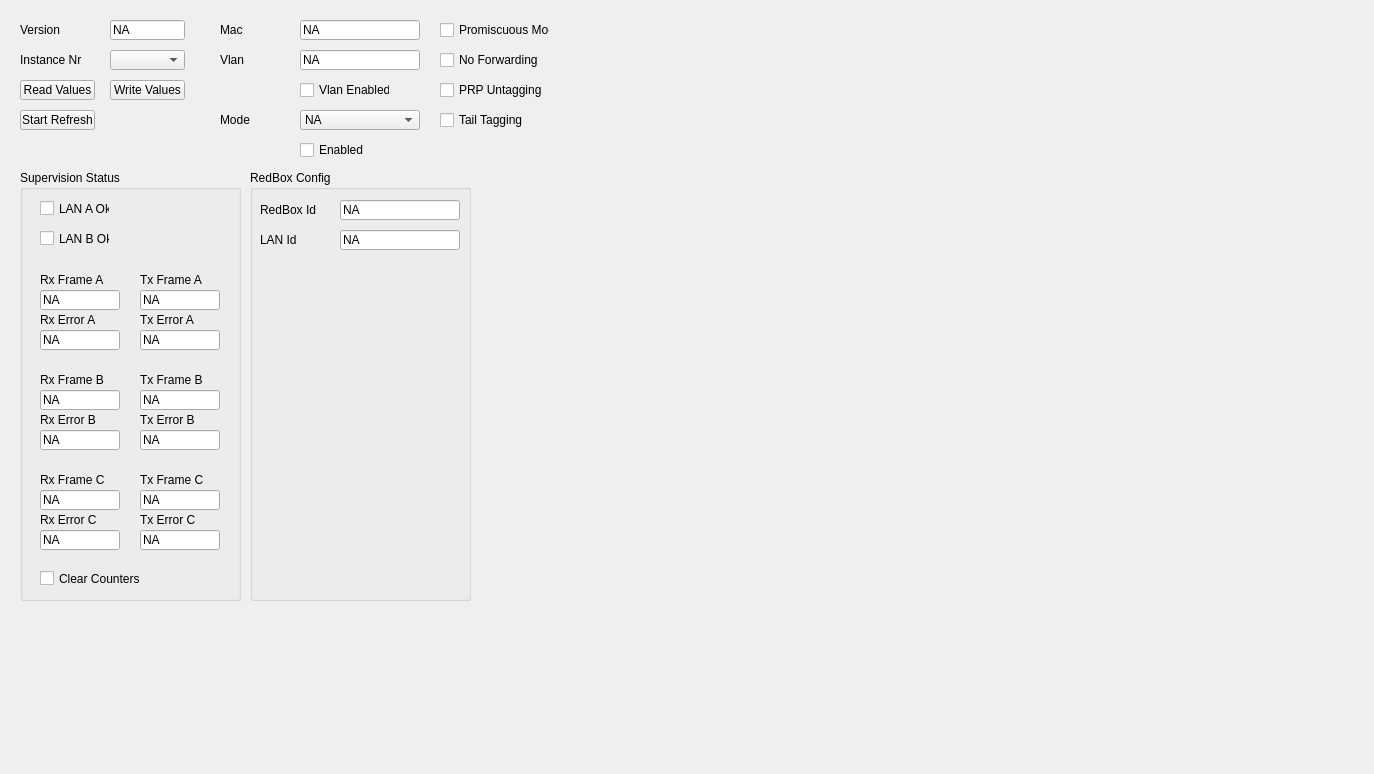
<?xml version="1.0" encoding="UTF-8"?>
<ui version="4.0">
 <class>Ucm_RedHsrPrpTab</class>
 <widget class="QWidget" name="Ucm_RedHsrPrpTab">
  <property name="geometry">
   <rect>
    <x>0</x>
    <y>0</y>
    <width>1374</width>
    <height>774</height>
   </rect>
  </property>
  <property name="windowTitle">
   <string>Form</string>
  </property>
  <widget class="QComboBox" name="RedHsrPrpModeValue">
   <property name="geometry">
    <rect>
     <x>300</x>
     <y>110</y>
     <width>120</width>
     <height>20</height>
    </rect>
   </property>
   <property name="autoFillBackground">
    <bool>false</bool>
   </property>
   <item>
    <property name="text">
     <string>NA</string>
    </property>
   </item>
   <item>
    <property name="text">
     <string>NO</string>
    </property>
   </item>
   <item>
    <property name="text">
     <string>PRP</string>
    </property>
   </item>
   <item>
    <property name="text">
     <string>HSR</string>
    </property>
   </item>
   <item>
    <property name="text">
     <string>HSR-PRP</string>
    </property>
   </item>
   <item>
    <property name="text">
     <string>HSR-HSR</string>
    </property>
   </item>
  </widget>
  <widget class="QCheckBox" name="RedHsrPrpVlanEnableCheckBox">
   <property name="geometry">
    <rect>
     <x>300</x>
     <y>80</y>
     <width>90</width>
     <height>20</height>
    </rect>
   </property>
   <property name="text">
    <string>Vlan Enabled</string>
   </property>
  </widget>
  <widget class="QPushButton" name="RedHsrPrpWriteValuesButton">
   <property name="geometry">
    <rect>
     <x>110</x>
     <y>80</y>
     <width>75</width>
     <height>20</height>
    </rect>
   </property>
   <property name="text">
    <string>Write Values</string>
   </property>
  </widget>
  <widget class="QLineEdit" name="RedHsrPrpVersionValue">
   <property name="enabled">
    <bool>true</bool>
   </property>
   <property name="geometry">
    <rect>
     <x>110</x>
     <y>20</y>
     <width>75</width>
     <height>20</height>
    </rect>
   </property>
   <property name="text">
    <string>NA</string>
   </property>
   <property name="readOnly">
    <bool>true</bool>
   </property>
  </widget>
  <widget class="QComboBox" name="RedHsrPrpInstanceComboBox">
   <property name="geometry">
    <rect>
     <x>110</x>
     <y>50</y>
     <width>75</width>
     <height>20</height>
    </rect>
   </property>
  </widget>
  <widget class="QPushButton" name="RedHsrPrpAutoRefreshButton">
   <property name="geometry">
    <rect>
     <x>20</x>
     <y>110</y>
     <width>75</width>
     <height>20</height>
    </rect>
   </property>
   <property name="text">
    <string>Start Refresh</string>
   </property>
  </widget>
  <widget class="QLabel" name="RedHsrPrpInstanceLabel">
   <property name="geometry">
    <rect>
     <x>20</x>
     <y>50</y>
     <width>80</width>
     <height>20</height>
    </rect>
   </property>
   <property name="text">
    <string>Instance Nr</string>
   </property>
  </widget>
  <widget class="QLabel" name="RedHsrPrpMacLabel">
   <property name="geometry">
    <rect>
     <x>220</x>
     <y>20</y>
     <width>80</width>
     <height>20</height>
    </rect>
   </property>
   <property name="text">
    <string>Mac</string>
   </property>
  </widget>
  <widget class="QLabel" name="RedHsrPrpVlanLabel">
   <property name="geometry">
    <rect>
     <x>220</x>
     <y>50</y>
     <width>80</width>
     <height>20</height>
    </rect>
   </property>
   <property name="text">
    <string>Vlan</string>
   </property>
  </widget>
  <widget class="QLineEdit" name="RedHsrPrpVlanValue">
   <property name="enabled">
    <bool>true</bool>
   </property>
   <property name="geometry">
    <rect>
     <x>300</x>
     <y>50</y>
     <width>120</width>
     <height>20</height>
    </rect>
   </property>
   <property name="text">
    <string>NA</string>
   </property>
  </widget>
  <widget class="QCheckBox" name="RedHsrPrpEnableCheckBox">
   <property name="geometry">
    <rect>
     <x>300</x>
     <y>140</y>
     <width>80</width>
     <height>20</height>
    </rect>
   </property>
   <property name="text">
    <string>Enabled</string>
   </property>
  </widget>
  <widget class="QLineEdit" name="RedHsrPrpMacValue">
   <property name="enabled">
    <bool>true</bool>
   </property>
   <property name="geometry">
    <rect>
     <x>300</x>
     <y>20</y>
     <width>120</width>
     <height>20</height>
    </rect>
   </property>
   <property name="text">
    <string>NA</string>
   </property>
  </widget>
  <widget class="QPushButton" name="RedHsrPrpReadValuesButton">
   <property name="geometry">
    <rect>
     <x>20</x>
     <y>80</y>
     <width>75</width>
     <height>20</height>
    </rect>
   </property>
   <property name="text">
    <string>Read Values</string>
   </property>
  </widget>
  <widget class="QLabel" name="RedHsrPrpVersionLabel">
   <property name="geometry">
    <rect>
     <x>20</x>
     <y>20</y>
     <width>80</width>
     <height>20</height>
    </rect>
   </property>
   <property name="text">
    <string>Version</string>
   </property>
  </widget>
  <widget class="QLabel" name="RedHsrPrpModeLabel">
   <property name="geometry">
    <rect>
     <x>220</x>
     <y>110</y>
     <width>80</width>
     <height>20</height>
    </rect>
   </property>
   <property name="text">
    <string>Mode</string>
   </property>
  </widget>
  <widget class="QGroupBox" name="RedHsrPrpSupervisionStatusGroupBox">
   <property name="geometry">
    <rect>
     <x>20</x>
     <y>170</y>
     <width>221</width>
     <height>431</height>
    </rect>
   </property>
   <property name="title">
    <string>Supervision Status</string>
   </property>
   <widget class="QCheckBox" name="RedHsrPrpLanACheckBox">
    <property name="enabled">
     <bool>true</bool>
    </property>
    <property name="geometry">
     <rect>
      <x>20</x>
      <y>30</y>
      <width>70</width>
      <height>17</height>
     </rect>
    </property>
    <property name="text">
     <string>LAN A Ok</string>
    </property>
    <property name="checkable">
     <bool>true</bool>
    </property>
   </widget>
   <widget class="QCheckBox" name="RedHsrPrpLanBCheckBox">
    <property name="geometry">
     <rect>
      <x>20</x>
      <y>60</y>
      <width>70</width>
      <height>17</height>
     </rect>
    </property>
    <property name="text">
     <string>LAN B Ok</string>
    </property>
    <property name="checkable">
     <bool>true</bool>
    </property>
   </widget>
   <widget class="QLabel" name="RedHsrPrpTxErrorCLabel">
    <property name="geometry">
     <rect>
      <x>120</x>
      <y>340</y>
      <width>70</width>
      <height>20</height>
     </rect>
    </property>
    <property name="text">
     <string>Tx Error C</string>
    </property>
   </widget>
   <widget class="QLineEdit" name="RedHsrPrpRxErrorCValue">
    <property name="enabled">
     <bool>true</bool>
    </property>
    <property name="geometry">
     <rect>
      <x>20</x>
      <y>360</y>
      <width>80</width>
      <height>20</height>
     </rect>
    </property>
    <property name="text">
     <string>NA</string>
    </property>
   </widget>
   <widget class="QLabel" name="RedHsrPrpTxFrameALabel">
    <property name="geometry">
     <rect>
      <x>120</x>
      <y>100</y>
      <width>70</width>
      <height>20</height>
     </rect>
    </property>
    <property name="text">
     <string>Tx Frame A</string>
    </property>
   </widget>
   <widget class="QLineEdit" name="RedHsrPrpRxFrameCValue">
    <property name="enabled">
     <bool>true</bool>
    </property>
    <property name="geometry">
     <rect>
      <x>20</x>
      <y>320</y>
      <width>80</width>
      <height>20</height>
     </rect>
    </property>
    <property name="text">
     <string>NA</string>
    </property>
   </widget>
   <widget class="QLabel" name="RedHsrPrpRxErrorBLabel">
    <property name="geometry">
     <rect>
      <x>20</x>
      <y>240</y>
      <width>70</width>
      <height>20</height>
     </rect>
    </property>
    <property name="text">
     <string>Rx Error B</string>
    </property>
   </widget>
   <widget class="QLabel" name="RedHsrPrpTxFrameCLabel">
    <property name="geometry">
     <rect>
      <x>120</x>
      <y>300</y>
      <width>70</width>
      <height>20</height>
     </rect>
    </property>
    <property name="text">
     <string>Tx Frame C</string>
    </property>
   </widget>
   <widget class="QLineEdit" name="RedHsrPrpTxErrorBValue">
    <property name="enabled">
     <bool>true</bool>
    </property>
    <property name="geometry">
     <rect>
      <x>120</x>
      <y>260</y>
      <width>80</width>
      <height>20</height>
     </rect>
    </property>
    <property name="text">
     <string>NA</string>
    </property>
   </widget>
   <widget class="QLabel" name="RedHsrPrpRxErrorALabel">
    <property name="geometry">
     <rect>
      <x>20</x>
      <y>140</y>
      <width>70</width>
      <height>20</height>
     </rect>
    </property>
    <property name="text">
     <string>Rx Error A</string>
    </property>
   </widget>
   <widget class="QLineEdit" name="RedHsrPrpRxFrameAValue">
    <property name="enabled">
     <bool>true</bool>
    </property>
    <property name="geometry">
     <rect>
      <x>20</x>
      <y>120</y>
      <width>80</width>
      <height>20</height>
     </rect>
    </property>
    <property name="text">
     <string>NA</string>
    </property>
   </widget>
   <widget class="QLineEdit" name="RedHsrPrpTxErrorAValue">
    <property name="enabled">
     <bool>true</bool>
    </property>
    <property name="geometry">
     <rect>
      <x>120</x>
      <y>160</y>
      <width>80</width>
      <height>20</height>
     </rect>
    </property>
    <property name="text">
     <string>NA</string>
    </property>
   </widget>
   <widget class="QLabel" name="RedHsrPrpRxFrameALabel">
    <property name="geometry">
     <rect>
      <x>20</x>
      <y>100</y>
      <width>70</width>
      <height>20</height>
     </rect>
    </property>
    <property name="text">
     <string>Rx Frame A</string>
    </property>
   </widget>
   <widget class="QLineEdit" name="RedHsrPrpRxErrorAValue">
    <property name="enabled">
     <bool>true</bool>
    </property>
    <property name="geometry">
     <rect>
      <x>20</x>
      <y>160</y>
      <width>80</width>
      <height>20</height>
     </rect>
    </property>
    <property name="text">
     <string>NA</string>
    </property>
   </widget>
   <widget class="QLineEdit" name="RedHsrPrpTxFrameCValue">
    <property name="enabled">
     <bool>true</bool>
    </property>
    <property name="geometry">
     <rect>
      <x>120</x>
      <y>320</y>
      <width>80</width>
      <height>20</height>
     </rect>
    </property>
    <property name="text">
     <string>NA</string>
    </property>
   </widget>
   <widget class="QLabel" name="RedHsrPrpRxErrorCLabel">
    <property name="geometry">
     <rect>
      <x>20</x>
      <y>340</y>
      <width>70</width>
      <height>20</height>
     </rect>
    </property>
    <property name="text">
     <string>Rx Error C</string>
    </property>
   </widget>
   <widget class="QLineEdit" name="RedHsrPrpTxFrameAValue">
    <property name="enabled">
     <bool>true</bool>
    </property>
    <property name="geometry">
     <rect>
      <x>120</x>
      <y>120</y>
      <width>80</width>
      <height>20</height>
     </rect>
    </property>
    <property name="text">
     <string>NA</string>
    </property>
   </widget>
   <widget class="QLineEdit" name="RedHsrPrpTxFrameBValue">
    <property name="enabled">
     <bool>true</bool>
    </property>
    <property name="geometry">
     <rect>
      <x>120</x>
      <y>220</y>
      <width>80</width>
      <height>20</height>
     </rect>
    </property>
    <property name="text">
     <string>NA</string>
    </property>
   </widget>
   <widget class="QLabel" name="RedHsrPrpTxErrorBLabel">
    <property name="geometry">
     <rect>
      <x>120</x>
      <y>240</y>
      <width>70</width>
      <height>20</height>
     </rect>
    </property>
    <property name="text">
     <string>Tx Error B</string>
    </property>
   </widget>
   <widget class="QLabel" name="RedHsrPrpRxFrameBLabel">
    <property name="geometry">
     <rect>
      <x>20</x>
      <y>200</y>
      <width>70</width>
      <height>20</height>
     </rect>
    </property>
    <property name="text">
     <string>Rx Frame B</string>
    </property>
   </widget>
   <widget class="QLabel" name="RedHsrPrpTxErrorALabel">
    <property name="geometry">
     <rect>
      <x>120</x>
      <y>140</y>
      <width>70</width>
      <height>20</height>
     </rect>
    </property>
    <property name="text">
     <string>Tx Error A</string>
    </property>
   </widget>
   <widget class="QLabel" name="RedHsrPrpRxFrameCLabel">
    <property name="geometry">
     <rect>
      <x>20</x>
      <y>300</y>
      <width>70</width>
      <height>20</height>
     </rect>
    </property>
    <property name="text">
     <string>Rx Frame C</string>
    </property>
   </widget>
   <widget class="QLineEdit" name="RedHsrPrpRxErrorBValue">
    <property name="enabled">
     <bool>true</bool>
    </property>
    <property name="geometry">
     <rect>
      <x>20</x>
      <y>260</y>
      <width>80</width>
      <height>20</height>
     </rect>
    </property>
    <property name="text">
     <string>NA</string>
    </property>
   </widget>
   <widget class="QLabel" name="RedHsrPrpTxFrameBLabel">
    <property name="geometry">
     <rect>
      <x>120</x>
      <y>200</y>
      <width>70</width>
      <height>20</height>
     </rect>
    </property>
    <property name="text">
     <string>Tx Frame B</string>
    </property>
   </widget>
   <widget class="QLineEdit" name="RedHsrPrpRxFrameBValue">
    <property name="enabled">
     <bool>true</bool>
    </property>
    <property name="geometry">
     <rect>
      <x>20</x>
      <y>220</y>
      <width>80</width>
      <height>20</height>
     </rect>
    </property>
    <property name="text">
     <string>NA</string>
    </property>
   </widget>
   <widget class="QLineEdit" name="RedHsrPrpTxErrorCValue">
    <property name="enabled">
     <bool>true</bool>
    </property>
    <property name="geometry">
     <rect>
      <x>120</x>
      <y>360</y>
      <width>80</width>
      <height>20</height>
     </rect>
    </property>
    <property name="text">
     <string>NA</string>
    </property>
   </widget>
   <widget class="QCheckBox" name="RedHsrPrpClearCountersCheckBox">
    <property name="enabled">
     <bool>true</bool>
    </property>
    <property name="geometry">
     <rect>
      <x>20</x>
      <y>400</y>
      <width>101</width>
      <height>17</height>
     </rect>
    </property>
    <property name="text">
     <string>Clear Counters</string>
    </property>
    <property name="checkable">
     <bool>true</bool>
    </property>
   </widget>
  </widget>
  <widget class="QCheckBox" name="RedHsrPrpPromiscuousModeCheckBox">
   <property name="geometry">
    <rect>
     <x>440</x>
     <y>20</y>
     <width>110</width>
     <height>20</height>
    </rect>
   </property>
   <property name="text">
    <string>Promiscuous Mode</string>
   </property>
  </widget>
  <widget class="QCheckBox" name="RedHsrPrpNoForwardingCheckBox">
   <property name="geometry">
    <rect>
     <x>440</x>
     <y>50</y>
     <width>110</width>
     <height>20</height>
    </rect>
   </property>
   <property name="text">
    <string>No Forwarding</string>
   </property>
  </widget>
  <widget class="QCheckBox" name="RedHsrPrpPrpUntaggingCheckBox">
   <property name="geometry">
    <rect>
     <x>440</x>
     <y>80</y>
     <width>110</width>
     <height>20</height>
    </rect>
   </property>
   <property name="text">
    <string>PRP Untagging</string>
   </property>
   <property name="checked">
    <bool>false</bool>
   </property>
  </widget>
  <widget class="QCheckBox" name="RedHsrPrpTailTaggingCheckBox">
   <property name="geometry">
    <rect>
     <x>440</x>
     <y>110</y>
     <width>110</width>
     <height>20</height>
    </rect>
   </property>
   <property name="text">
    <string>Tail Tagging</string>
   </property>
  </widget>
  <widget class="QGroupBox" name="RedHsrPrpRedBoxConfigGroupBox">
   <property name="geometry">
    <rect>
     <x>250</x>
     <y>170</y>
     <width>221</width>
     <height>431</height>
    </rect>
   </property>
   <property name="title">
    <string>RedBox Config</string>
   </property>
   <widget class="QLineEdit" name="RedHsrPrpRedBoxIdValue">
    <property name="enabled">
     <bool>true</bool>
    </property>
    <property name="geometry">
     <rect>
      <x>90</x>
      <y>30</y>
      <width>120</width>
      <height>20</height>
     </rect>
    </property>
    <property name="text">
     <string>NA</string>
    </property>
   </widget>
   <widget class="QLabel" name="RedHsrPrpRedBoxIdLabel">
    <property name="geometry">
     <rect>
      <x>10</x>
      <y>30</y>
      <width>80</width>
      <height>20</height>
     </rect>
    </property>
    <property name="text">
     <string>RedBox Id</string>
    </property>
   </widget>
   <widget class="QLineEdit" name="RedHsrPrpLanIdValue">
    <property name="enabled">
     <bool>true</bool>
    </property>
    <property name="geometry">
     <rect>
      <x>90</x>
      <y>60</y>
      <width>120</width>
      <height>20</height>
     </rect>
    </property>
    <property name="text">
     <string>NA</string>
    </property>
   </widget>
   <widget class="QLabel" name="RedHsrPrpLanIdLabel">
    <property name="geometry">
     <rect>
      <x>10</x>
      <y>60</y>
      <width>80</width>
      <height>20</height>
     </rect>
    </property>
    <property name="text">
     <string>LAN Id</string>
    </property>
   </widget>
  </widget>
 </widget>
 <resources/>
 <connections/>
</ui>
